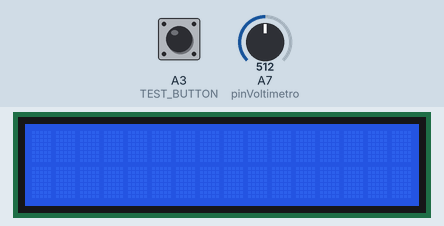
The sketch below on a simulated Arduino Nano, built with avr-gcc and run on an emulated ATmega328P. Shown: 16×2 character LCD. The inputs (shaded band) are chosen by the test bench; at power-on: A3 (TEST_BUTTON) HIGH, A7 (pinVoltimetro) = 512.

Above: at 1.2 s.
1.3 s: A3 (TEST_BUTTON) pulled LOW for 3.2 s
At 1.9 s:
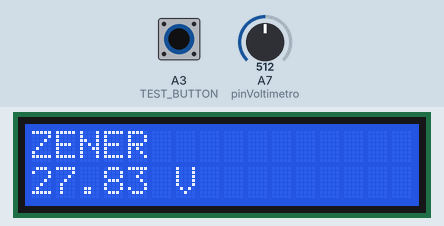
7.5 s: A3 (TEST_BUTTON) pulled LOW for 0.15 s
10.6 s: A3 (TEST_BUTTON) pulled LOW for 1 s
Timing chart, 0 to 13.6 s (numbered marks = the images above; inputs shaded):
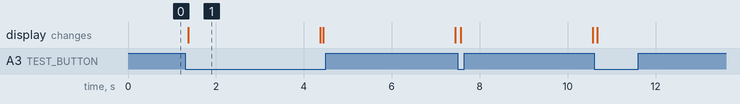

Measured:
- after the input at 1.3 s, the display: changes after 0.07 s (image 1)
- what the display in image 1 shows lasts 3.0 s, from 1.4 s to 4.4 s

The sketch:

zener_tester_LCD.ino
```cpp
//Santiago Harto Huertas 15/9/2020
//basado en voltimetro de hispavila.com
// display LCD_16x2
/*hardware: Arduino alimentado por Vin=9V. De Vin alimentamos a un elevador de tensión boost converter (XL6009) con el POT al máximo,nos da unos 40V.
 A la salida del boost le ponemos en serie una R 100k (R3) para limitar la corriente al zener. En serie iría el zener incógnita. En paralelo con el zener se le
 coloca un divisor de tensión que nos divide la tensión por 10 (R1=1M y R2=100k). Esta tensión dividida es la que introducimos en A7 del arduino.
 Para proteger la entrada A7 le colocamos en paralelo un zener de 5V1.
 v0.
 v1.Le colocamos un "test button" entre A3 y GND; y una R de 1k entre A3 y 5V.
*/
#include <Arduino.h>
#include <LiquidCrystal.h>
  LiquidCrystal lcd(7, 6, 5, 4, 3, 2);           //RS,E,D4,D5,D6,D7

//Push button
#define TEST_BUTTON           A3                 //Test/start push button (low active)

#define NUMREADINGS 20 //20 los valores para leer
int readings[NUMREADINGS]; //Las lecturas de la entrada analógica
int index = 0; //Indice de la lectura actual
int total = 0; // lectura Total
int media = 0; //Media
float vcc = 4.89; // valor de la alimentacion de Arduino, Vcc, conectado por Vin=9V y con caída de tensión del boost marca eso con polímetro
float r1 = 950000; // 1M valor real medido en R1 con polímetro
float r2 = 91500; // 100K valor real medido en R2 con polímetro
int pinVoltimetro = A7;

void setup()
{
    pinMode(TEST_BUTTON, INPUT_PULLUP);          //Initialize the pushbutton pin as an input
    for (int i = 0; i < NUMREADINGS; i++)
    {readings[i] = 0; }//Pone toda la matriz a 0, matriz de lecturas del voltímetro
     lcd.begin(16,2);
    // Wire.begin(); // Comienza la comunicación I2C

 }

void loop()
{
 if (!(digitalRead(TEST_BUTTON)))             //If key is pressed
 {index = 0;
 total = 0;

 for (int index = 0; index < NUMREADINGS; index++)
    {readings[index] = analogRead(pinVoltimetro); //Lee los valores de A7 y guarda en la matriz
     total += readings[index]; //Añade la lectura a total
    }
 media = total / NUMREADINGS; //Calcula la media

float vout = (media * vcc) / 1024.0;
float vin = vout / (r2 / (r1 + r2));

  lcd.begin(16, 2);  // Inicializa el LCD para 16x2

  lcd.clear();
  lcd.setCursor(0, 0);
  lcd.print("ZENER");
  lcd.setCursor(0, 1);
  if (vin > 37)  {lcd.print("No component");}
           else {lcd.print(vin);
                 lcd.print(" V");
                 }
delay(3000);
lcd.noDisplay();
}
}
```
